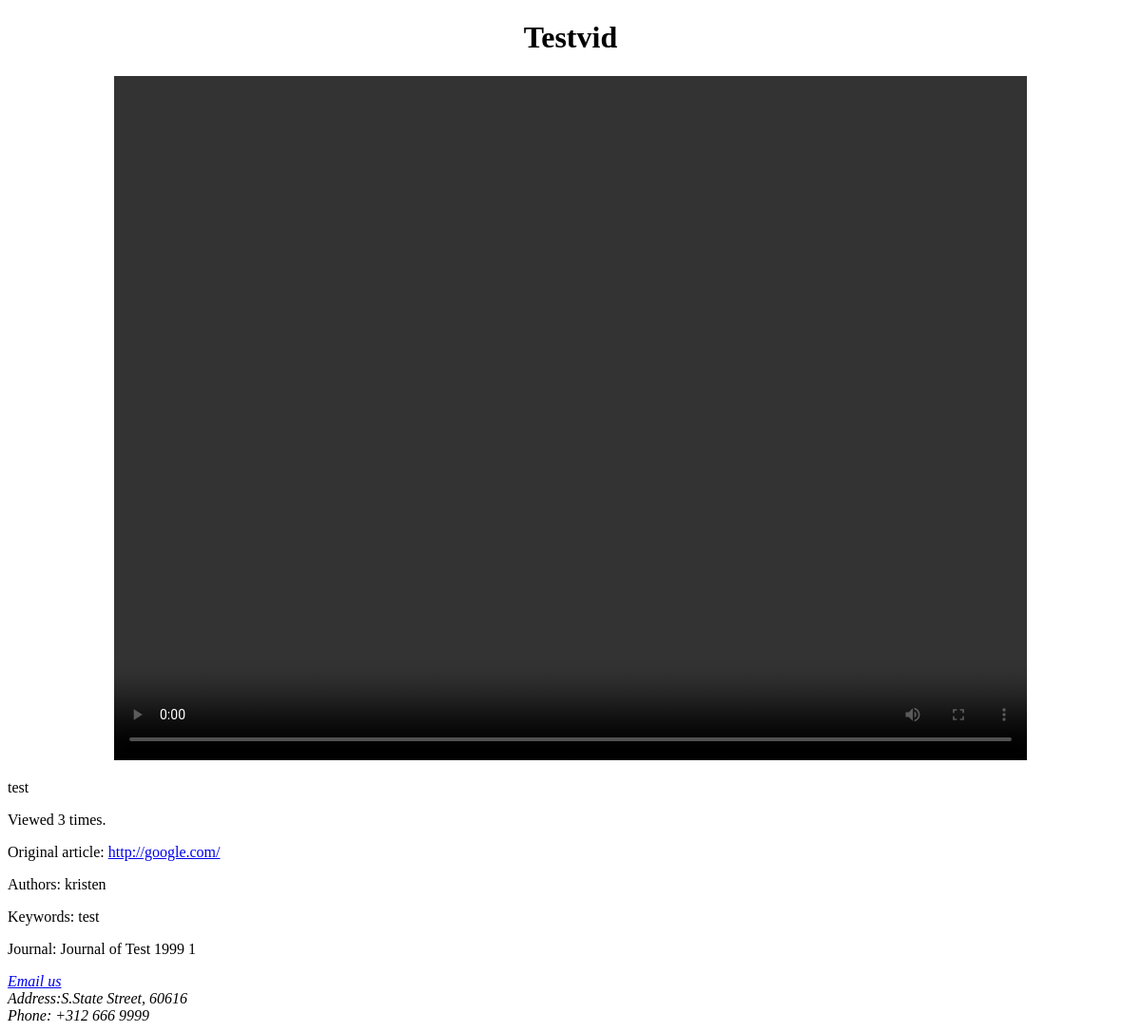
Before: /videos/view/1/ with the older database file.
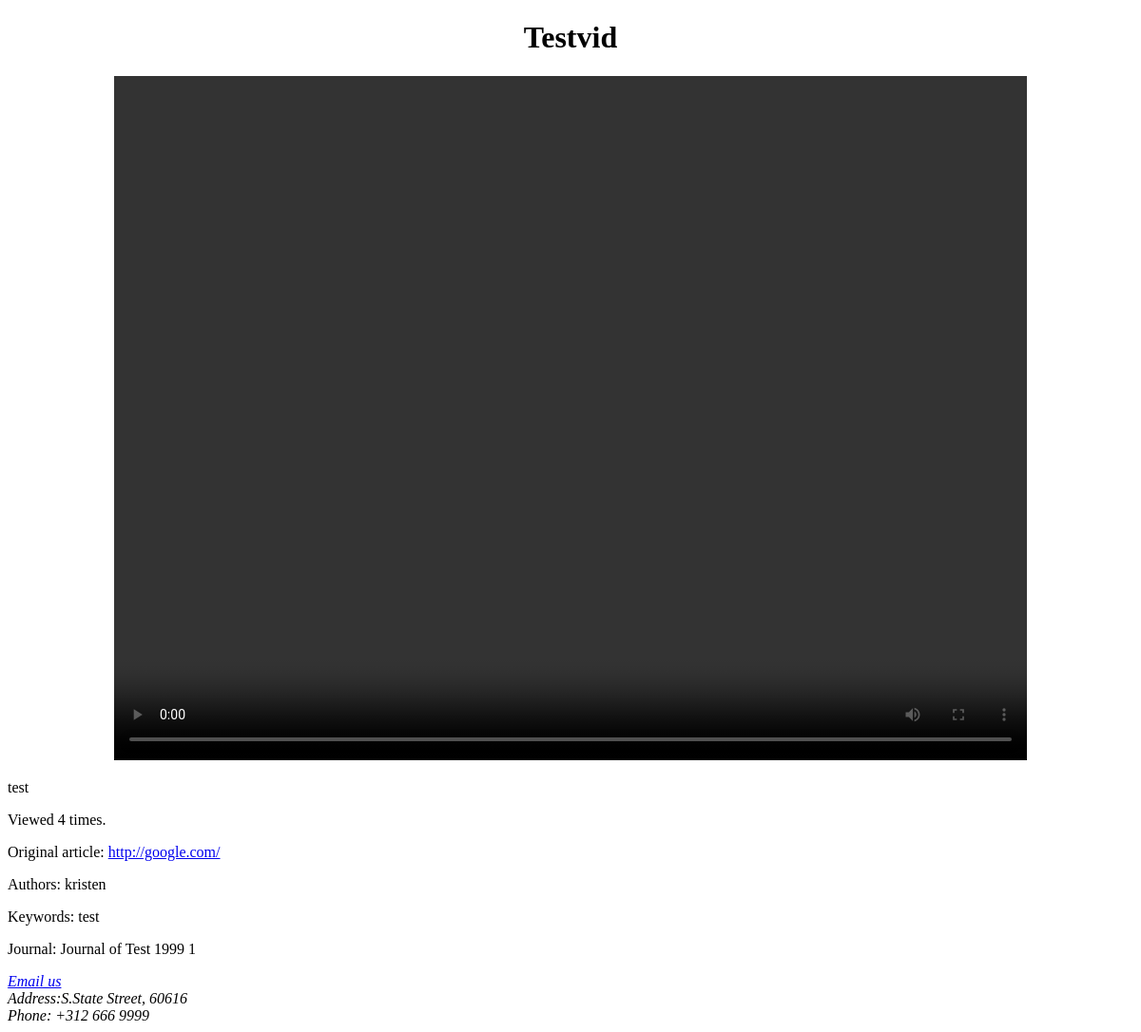
After: the same page with the newer database file.
### videos/models.py (models this page shows, shortened)
class Video(models.Model):
        title = models.CharField(max_length=100, unique=True)
        uploader = models.ForeignKey(User)
        description = models.TextField()
        uploadDate = models.DateField(default=datetime.datetime.now(), editable=False)
        viewCount = models.PositiveIntegerField(default=0)
        url = models.URLField()
        authors = models.ManyToManyField(Author)
        keywords = models.ManyToManyField(Keyword)
        journal = models.ForeignKey(Journal)
        video = models.FileField(upload_to='videos/')

class Author(models.Model):
        name = models.CharField(max_length=50)
        email = models.EmailField()
        def __unicode__(self):
                return self.name

class Keyword(models.Model):
        keyword = models.CharField(max_length=100, unique=True)
        def __unicode__(self):
                return self.keyword

class Journal(models.Model):
        name = models.CharField(max_length=100)
        year = models.PositiveIntegerField()
        edition = models.PositiveIntegerField()
        def __unicode__(self):
                return "%s %s %s" % (self.name, self.year, self.edition)

### videos/views.py (the view)
# urls.py: url(r'^view/(?P<pk>\d+)/$', views.VideoView.as_view(), name='view'),
class VideoView(generic.DetailView):
        template_name = 'videos/view.html'
        model = Video

### videos/templates/videos/view.html (shortened to what this page needs)
<!DOCTYPE html>
<html>
<head>
</head>
<body>
<h1 style="text-align:center">{{ video.title }}</h1>
<p align="center">
<video src="{{ video.video.url }}" width="960" height="720" controls="controls">
</video>
</p>
<p>{{ video.description }}</p>
<p>Viewed {{ video.viewCount }} times.</p>
<p>Original article: <a href="{{ video.url }}" target="_blank">{{ video.url }}</a></p>
<p>Authors: {{ video.authors.all|join:", " }}</p>
<p>Keywords: {{ video.keywords.all|join:", " }}</p>
<p>Journal: {{ video.journal }}</p>
<address>
<a href="mailto:da000@gmail.com">Email us</a><br>
Address:S.State Street, 60616<br>
Phone: +312 666 9999
</address>
</body>
</html>

Changed rows visible on the page:
changed Video "Testvid": viewCount "3" → "4"
